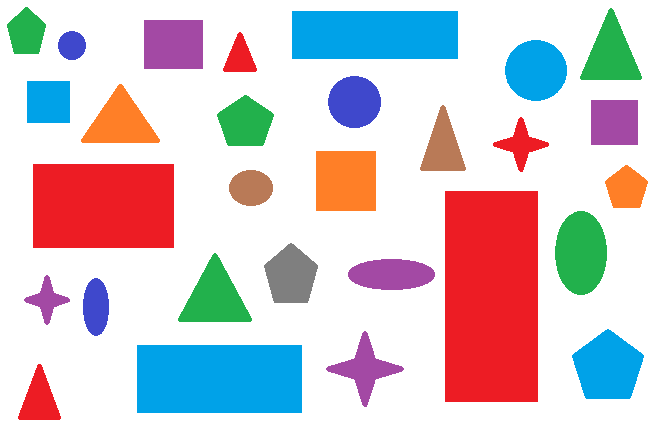
#> input picture bounding box/main.png, 666 x 437 px
$ python bounding.py
#> lines starting #> are read from the running program, lines starting #| are printed output that depends on the picture; after the words box and inside, x2 and y2 are one past the last pixel; in counts of white or black regions, pixels touching at a corner belong together
import cv2
import numpy as np

# Load image, grayscale, Otsu's threshold
image = cv2.imread('main.png') #loading the image
#> image is the input picture: shape (437, 666, 3); mean B, G, R 207.4, 201.7, 212.2
original = image.copy() #copying the image in another varibale
gray = cv2.cvtColor(image, cv2.COLOR_BGR2GRAY) #converting the image into grayscale
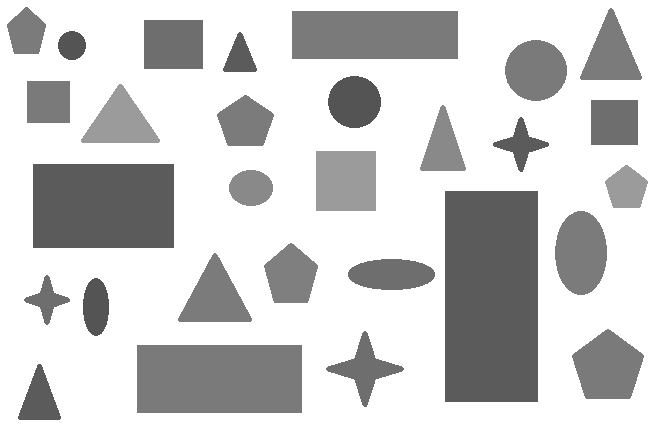
#> gray: shape (437, 666); min 84, max 255, mean 205.5
thresh = cv2.threshold(gray, 0, 255, cv2.THRESH_BINARY_INV + cv2.THRESH_OTSU)[1] #image segmentation to get binary image
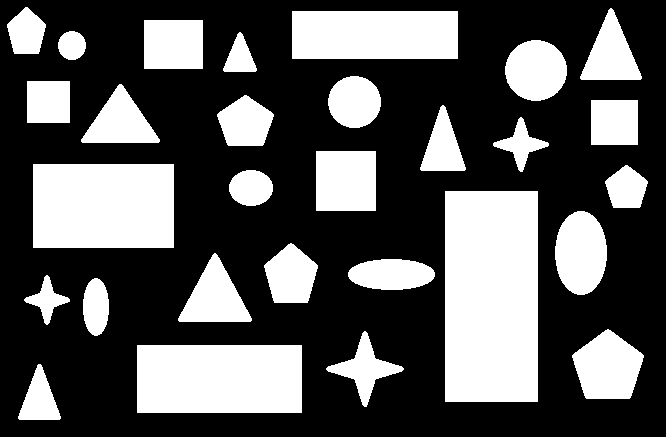
#> thresh: shape (437, 666); 34.6% white; 29 white regions

# Find contours, obtain bounding box, extract and save ROI
ROI_number = 0
cnts = cv2.findContours(thresh, cv2.RETR_EXTERNAL, cv2.CHAIN_APPROX_SIMPLE)
#> cnts = 29 contours; largest, box (x1, y1, x2, y2) and area: (445, 191, 538, 402) 19320, (33, 164, 174, 248) 11620, (137, 345, 302, 413) 10988, (292, 11, 458, 59) 7755, (316, 151, 376, 211) 3481
cnts = cnts[0] if len(cnts) == 2 else cnts[1] #cnts consist of our height and width if the image
print(cnts)
#> (printed output is left out)
for c in cnts:
    x,y,w,h = cv2.boundingRect(c)
    cv2.rectangle(image, (x, y), (x + w, y + h), (36,255,12), 2)
    ROI = original[y:y+h, x:x+w]
    cv2.imwrite('ROI_{}.png'.format(ROI_number), ROI) #naming the file
    ROI_number += 1
#> this loop made 29 passes
#> (x, y, w, h) on passes 1, 3, 4, 5, 6, 7, 8, 9, 10, 12, 13, 16: (18, 364, 43, 56), (326, 331, 78, 76), (572, 329, 72, 70), (83, 278, 26, 58), (24, 275, 46, 50), (348, 259, 87, 31), (178, 253, 74, 69), (264, 243, 54, 60), (555, 211, 52, 84), (229, 170, 44, 36), (605, 165, 43, 43), (493, 117, 56, 55)
#> (c, x, y, w, h) on passes 2, 11, 14, 15, 18, 21: ([[137, 345], [137, 412], [301, 412], [301, 345]], 137, 345, 165, 68), ([[445, 191], [445, 401], [537, 401], [537, 191]], 445, 191, 93, 211), ([[33, 164], [33, 247], [173, 247], [173, 164]], 33, 164, 141, 84), ([[316, 151], [316, 210], [375, 210], [375, 151]], 316, 151, 60, 60), ([[591, 100], [591, 144], [637, 144], [637, 100]], 591, 100, 47, 45), ([[27, 81], [27, 122], [69, 122], [69, 81]], 27, 81, 43, 42)
#> pass 1, `ROI = original[y:y+h, x:x+w]`:
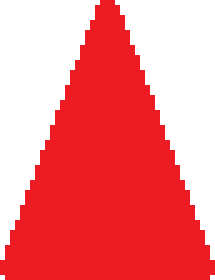
#> ROI: shape (56, 43, 3) (shown 5 times larger); mean B, G, R 131.8, 127.3, 244.9
#> pass 2, `ROI = original[y:y+h, x:x+w]`:
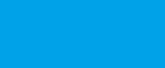
#> ROI: shape (68, 165, 3); mean B, G, R 232, 162, 0
#> pass 3, `ROI = original[y:y+h, x:x+w]`:
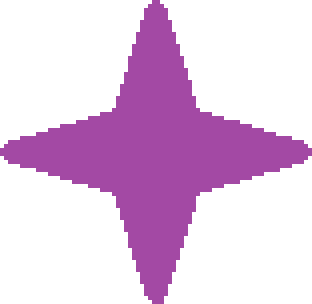
#> ROI: shape (76, 78, 3) (shown 4 times larger); mean B, G, R 226.8, 198.6, 226.5
#> after the loop:
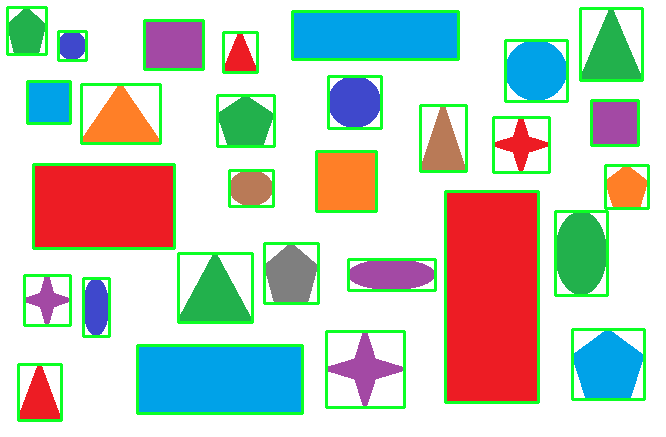
#> image: shape (437, 666, 3); 7.55% of pixels changed, all inside (x1, y1, x2, y2) = (6, 6, 650, 422)
#> after the loop, ROI_number = 29

cv2.imshow('image', image) #to display
cv2.waitKey(0)
